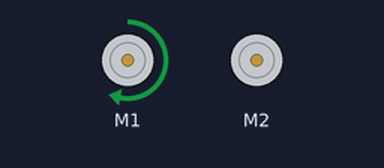
Simulated run of this sketch. Board: Arduino Uno, built with avr-gcc and run on an emulated ATmega328P. On the bench: 2 × DC motor (green arrow = forward, orange = backward, longer = faster).

Above: at 0.1 s.
At 8.1 s:
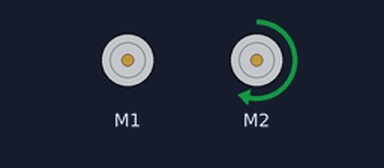
At 18.1 s:
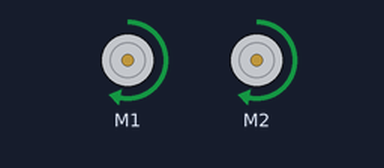
At 36.8 s:
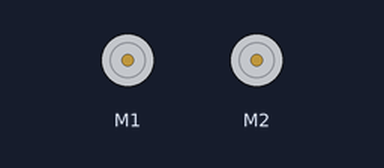
Timing chart, 0 to 40.0 s (numbered marks = the images above):
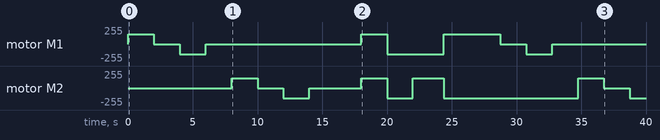

The sketch:

MotorShield.ino
```cpp
// Motors
#include <AFMotor.h>

AF_DCMotor motor1(1);
AF_DCMotor motor2(2);

// PWM motor control settings applied to ENABLE1, ENABLE2

#define STOP 0
#define SLOW 150
#define MEDIUM 200
#define FAST 255

// run motor at this speed - set to a number between 128 and 255
// less than 128 any the motors may not have enough torque to move
// (of course you could enhance the speed control to accelerate/decelerate when more/less clear space available as indicated by ping)
int throttle = MEDIUM;

// setup
void setup() {

    // setup motor
    motor1.setSpeed(SLOW);
    motor2.setSpeed(SLOW);

    motor1.run(RELEASE);
    motor2.run(RELEASE);

}

// main loop - note that the loop itself does not block (no waiting in the loop)
// functions that need to block (complete before continuing the main loop) need to manage their own delays
//
// the algorithm used is designed to be simple to understand - you can go on to make this much more sophisticated
// guiding the steering to veer away before getting into danger for example
// and accelerating from a stop and decelerating as you get closer to objects
// and of course you could use more ultrasonic detectors, IR sensors etc. to really fine tune your robot's operation

void loop() {

        motor1.run(FORWARD);
        delay(2000);
        motor1.run(RELEASE);
        delay(2000);
        motor1.run(BACKWARD);
        delay(2000);
        motor1.run(RELEASE);
        delay(2000);

        motor2.run(FORWARD);
        delay(2000);
        motor2.run(RELEASE);
        delay(2000);
        motor2.run(BACKWARD);
        delay(2000);
        motor2.run(RELEASE);
        delay(2000);

        freewheel();
        delay(2000);

        drive_forward();
        delay(2000);
        freewheel();

        drive_backward();
        delay(2000);
        freewheel();

        rotate_left();
        delay(2000);
        freewheel();

        rotate_right();
        delay(2000);


}

// You may need to vary the delays in the drive functions to enable the function to complete

void freewheel(){
    motor1.run(RELEASE);
    motor2.run(RELEASE);
}

void brake(){
    motor1.run(BRAKE);
    motor2.run(BRAKE);
    delay(100); // braking time
}

void drive_forward(){
    motor1.run(FORWARD);
    motor2.run(FORWARD);
}

void drive_backward(){
    motor1.run(BACKWARD);
    motor2.run(BACKWARD);
}

void turn_left(){
    motor1.run(RELEASE);
    motor2.run(FORWARD);
    delay(600);
}

void turn_right(){
    motor2.run(RELEASE);
    motor1.run(FORWARD);
    delay(600);
}

void rotate_left(){
    motor1.run(BACKWARD);
    motor2.run(FORWARD);
    delay(375);
}

void rotate_right(){
    motor2.run(BACKWARD);
    motor1.run(FORWARD);
    delay(375);
}

void u_turn(){
    motor2.run(BACKWARD);
    motor1.run(FORWARD);
    delay(700); // twice as long as rotate right to end up 180 degrees around
}
```

Measured:
- by itself, motor M2: stopped → forward 150/255 at 8.0 s, → stopped 2.0 s later, → backward 150/255 2.0 s later, → stopped 2.0 s later, … (11 changes in this stretch)
- by itself, motor M1: stopped → forward 150/255 at 0.00 s, → stopped 2.0 s later, → backward 150/255 2.0 s later, → stopped 2.0 s later, … (10 changes in this stretch)
